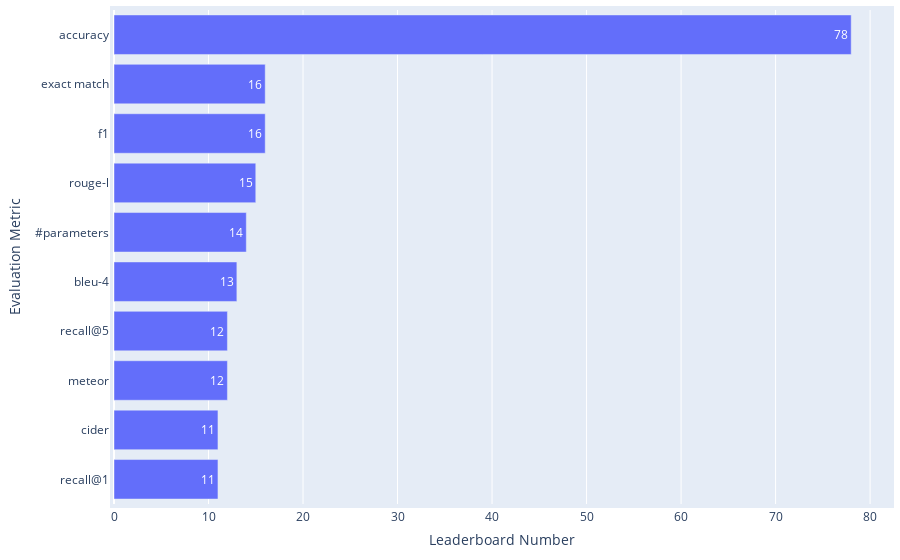

Write notebook code for a chart like this one.
### Code cell
df = pd.read_csv(path_meta / 'leaderboard_processed.csv')
df = df[df['Platforms'] == "['Papers With Code']"]
df['Evaluation metrics (pwc)'] = df['Evaluation metrics (pwc)'].apply(ast.literal_eval)

df_split = df.explode('Evaluation metrics (pwc)').groupby('Evaluation metrics (pwc)').size().reset_index(name='Frequency')
df_split['Weight'] = 1

statistics = {
    'Distribution': 'Leaderboard Systems across Evaluation Metrics',
    'Mean': np.mean(df_split['Frequency']),
    'Median': np.median(df_split['Frequency']),
    'IQR': df_split['Frequency'].quantile(0.75) - df_split['Frequency'].quantile(0.25),
    'Gini Coefficient': ineqpy.inequality.gini(data=df_split, income='Frequency', weights='Weight'),
}
if os.path.exists(path_meta / 'leaderboard_statistics.csv'):
    df_statistics = pd.read_csv(path_meta / 'leaderboard_statistics.csv')
else:
    df_statistics = pd.DataFrame()
df_statistics = pd.concat([df_statistics, pd.DataFrame([statistics])], ignore_index=True)
df_statistics.drop_duplicates(subset=['Distribution'], keep='last', inplace=True)
df_statistics.sort_values(by='Distribution', inplace=True)
df_statistics.to_csv(path_meta / 'leaderboard_statistics.csv', index=False)

df_top = df_split.drop_duplicates(subset=['Evaluation metrics (pwc)']).sort_values(by='Frequency', ascending=False).head(10)
print(f"{df_top['Evaluation metrics (pwc)'].iloc[0]} is the most prevalent evaluation metrics in {round(df_top['Frequency'].iloc[0]/len(df)*100,2)}% ({df_top['Frequency'].iloc[0]} out of {len(df)}) leaderboards.")

fig = go.Figure(go.Bar(
        x=df_top['Frequency'],  # Values for the bar lengths
        y=df_top['Evaluation metrics (pwc)'],  # Categories for each bar
        orientation='h',  # Sets the bars to be horizontal
        text=df_top['Frequency'],  # Adds the values as text on each bar
        textposition='auto'  # Automatically positions the text on the bars
))
fig.update_layout(
        xaxis_title='Leaderboard Number',
        yaxis_title='Evaluation Metric',
        yaxis_autorange='reversed'  # This line makes the bars go top-down
)
# Update the layout for a tighter look
fig.update_layout(
    autosize=True,
    margin=dict(
        l=10,  # Left margin
        r=10,  # Right margin
        b=10,  # Bottom margin
        t=10,  # Top margin
        pad=4  # Padding between the plot and the margin
    )
)
fig.show()

### Figure 1 — Plotly figure (JSON) as saved in the notebook; plotly's stock layout.template omitted (floating-point values rounded to 4 significant figures)
{"data": [{"orientation": "h", "text": [78, 16, 16, 15, 14, 13, 12, 12, 11, 11], "textposition": "auto", "type": "bar", "x": [78, 16, 16, 15, 14, 13, 12, 12, 11, 11], "y": ["accuracy", "exact match", "f1", "rouge-l", "#parameters", "bleu-4", "recall@5", "meteor", "cider", "recall@1"]}], "layout": {"autosize": true, "margin": {"b": 10, "l": 10, "pad": 4, "r": 10, "t": 10}, "xaxis": {"title": {"text": "Leaderboard Number"}}, "yaxis": {"autorange": "reversed", "title": {"text": "Evaluation Metric"}}}}
